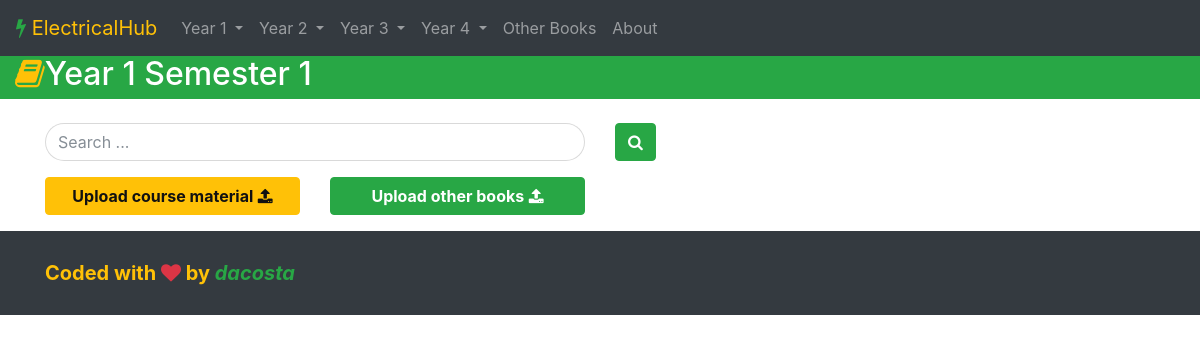
/year/1/semester/9/, run on an earlier commit of the app's database.
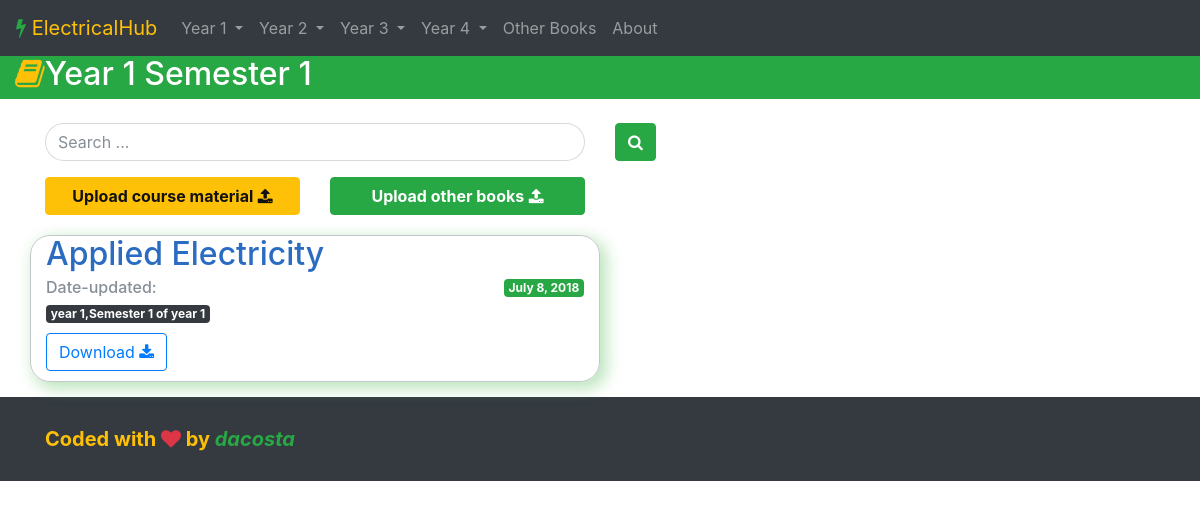
And on a later commit of the database.
### book/models.py (models this page shows, shortened)
class Book(models.Model):
	semester = models.ForeignKey(Semester,on_delete=models.CASCADE,related_name='books')
	name = models.CharField(max_length=50)
	date_uploaded = models.DateField(auto_now_add=True)
	file = models.FileField(upload_to='uploads/%Y/%m/%d/',null=True,blank=True)
	class Meta:
		ordering = ('-date_uploaded',)

class Semester(models.Model):
	year = models.ForeignKey(Year,on_delete=models.CASCADE,related_name='sems')
	name = models.CharField(max_length=50)
	cumm_name = models.CharField(max_length=50,null=True,blank=True)
	def __str__(self):
		return "{} of year {}".format(self.name,self.year.name)

class Year(models.Model):
	name =models.CharField(max_length=100)
	def __str__(self):
		return "year "+self.name

### book/views.py (the view)
# urls.py: url(r"^year/(?P<year_id>[0-9]+)/semester/(?P<semester_id>[0-9]+)/$",views.semester_detail,name="semester_detail"),
def semester_detail(request,year_id,semester_id):
	year = Year.objects.get(id=year_id)
	print(year.name)
	semester = year.sems.get(id=semester_id)
	books = semester.books.all()
	return render(request,"book/semester_detail.html",{"year":year,"semester":semester,"books":books})

### book/context_processors.py (called while the page is built)
def sems(request):
	year1_sems = Year.objects.get(name=1).sems.all()
	year2_sems = Year.objects.get(name=2).sems.all()
	year3_sems = Year.objects.get(name=3).sems.all()
	year4_sems = Year.objects.get(name=4).sems.all()
	return {"year1_sems":year1_sems,
			"year2_sems":year2_sems,
			 "year3_sems":year3_sems,
			 "year4_sems":year4_sems}

### book/templates/book/semester_detail.html (shortened to what the changed rows need)
{% load staticfiles %}
<!DOCTYPE html>
<html lang="en">
<head>
    <link rel="stylesheet" href="{% static "book/css/font-awesome.min.css" %}">
    <link rel="stylesheet" href="{% static "book/css/bootstrap.css" %}">
    <link rel="stylesheet" href="{% static "book/css/style.css" %}">
</head>
<body>
<header class="bg-success text-white">
	<div class="container-fluid">
		<div class="row">
	<div class="col-md-6"><h2><i class="fa fa-book text-warning"></i>Year {{year.name}} {{semester.name}}</h2></div>
		</div>
	</div>
</header>
<br>
<div class="container-fluid">
	<div class="container">
		<div class="row">
			<div class="col-md-6">
				<div class="row">
                  {% for i in books %}
          <div class="col-md-12 moo">
            <div class="row">
              <div class="col-md-12">
                <h2 class="book-heading">{{i.name}}</h2>
              </div>
              <div class="col-md-12">
                <div class="row">
                <div class="col-md-12">
                  <h6 class="pull-left text-secondary">Date-updated:</h6>
                  <span class="badge badge-success pull-right">{{i.date_uploaded}}</span>
                </div>
                <div class="col-md-12">
                  <a href="{% url "book:semester_detail" i.semester.year.id i.semester.id %}"><span class="badge badge-dark pull-left">{{i.semester.year}},{{i.semester}}</span></a>
                </div>
                </div>
              </div>
              <div class="col-md-5">
            <a href="{{i.file.url}}" class="btn btn-outline-primary download-button">Download <span class="fa fa-download"></span></a>
              </div>
            </div>
          </div>
        {% endfor %}
				</div>
			</div>
			</div>
		</div>
	</div>
</body>
</html>

What changed in the data, as far as the page shows it:
added Book: name "Applied Electricity", date_uploaded "July 8, 2018", semester.year "year 1", semester "Semester 1 of year 1"
